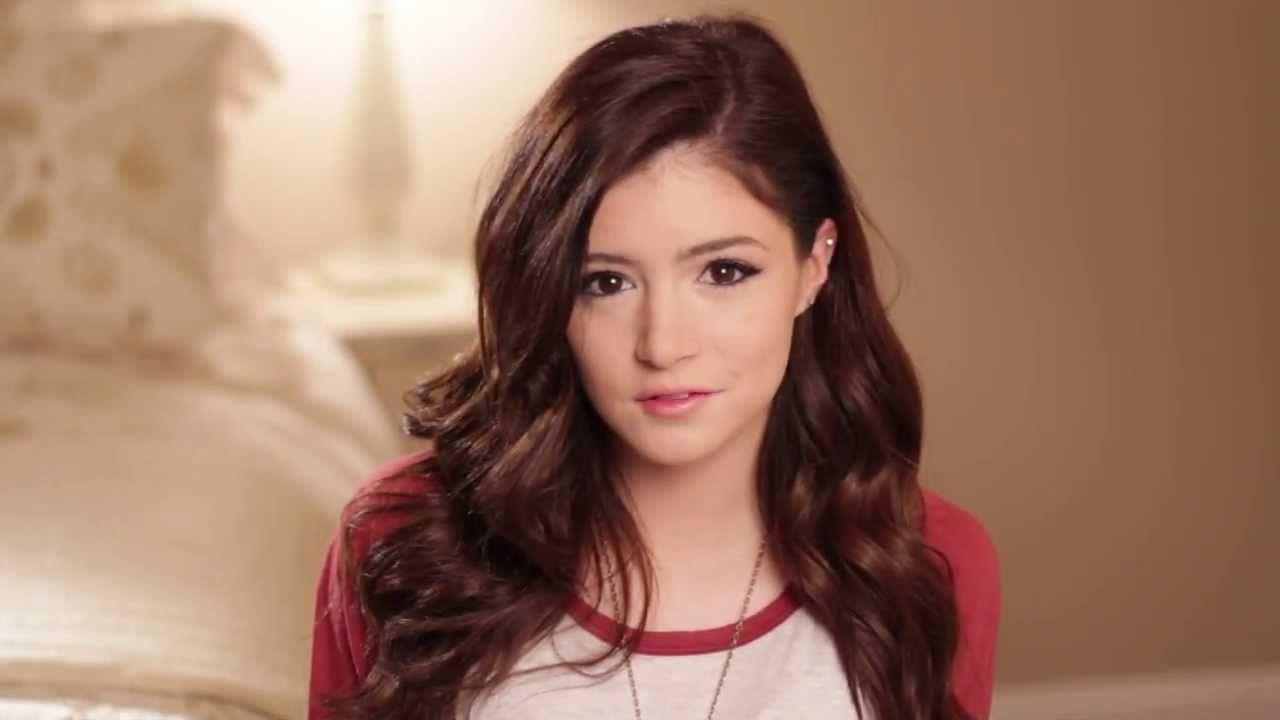
#> input picture images/Chrissy.jpg, 1280 x 720 px; the run also reads 5 pictures not shown here
$ jupyter execute --allow-errors Cheat_Sheet.ipynb   (older library calls are emulated)
#> lines starting #> are read from the running program, lines starting #| are printed output that depends on the picture
# <font color=orange>Image operations using open cv</font>

[cell 1]
#siddo enviornment used Nutella PS : dont judge i love Chrissy she's bae
#https://opencv-python-tutroals.readthedocs.io/en/latest/py_tutorials/py_tutorials.html
import sys
import os
import cv2
import numpy as np
from matplotlib import pyplot as plt

# <font color=Orange>Greyscale</font>

[cell 2]
input = cv2.imread("./images/Chrissy.jpg")
#> input is the input picture: shape (720, 1280, 3); mean B, G, R 98.7, 117.4, 155.6
plt.axis("off")
plt.imshow(cv2.cvtColor(input, cv2.COLOR_BGR2RGB))
plt.show()
#cv2.imshow('Chrissy ', input)
#cv2.waitKey()

#g_input = cv2.cvtColor(input, cv2.COLOR_BGR2GRAY)
g_input = cv2.imread("./images/Chrissy.jpg", 0)

#cv2.imshow('Chrissy Grey', g_input)

#cv2.waitKey()
#cv2.destroyAllWindows()
plt.axis("off")
plt.imshow(cv2.cvtColor(g_input, cv2.COLOR_BGR2RGB))
plt.show()

# <font color=Orange>Hue Saturation Value</font>

[cell 3]
h_input = cv2.cvtColor(input, cv2.COLOR_BGR2HSV)
#> h_input: shape (720, 1280, 3); mean H, S, V 20.6, 106.3, 155.6
cv2.imshow('Chrissy hsv', h_input)
cv2.imshow('Hue', h_input[:,:,0])
cv2.imshow('Saturation', h_input[:,:,1])
cv2.imshow('Value', h_input[:,:,2])
cv2.waitKey()
cv2.destroyAllWindows()

# <font color=Orange>Blue Green Red with splitting</font>

[cell 4]
B, G, R = cv2.split(input)# <font color=Orange>Image Resizing</font>

#cv2.imshow('Red', R)
#cv2.imshow('Green', G)
#cv2.imshow('Blue', B)
plt.axis("off")
plt.imshow(cv2.cvtColor(R, cv2.COLOR_BGR2RGB))
plt.show()
plt.axis("off")
plt.imshow(cv2.cvtColor(G, cv2.COLOR_BGR2RGB))
plt.show()
plt.axis("off")
plt.imshow(cv2.cvtColor(B, cv2.COLOR_BGR2RGB))
plt.show()

#cv2.waitKey()
#cv2.destroyAllWindows()

# <font color=Orange>B G R Merging</font>

[cell 5]
merged = cv2.merge([B,G,R])
cv2.imshow('Merged', merged)

cv2.waitKey()
cv2.destroyAllWindows()

# <font color=Orange>B G R Amplification</font>

[cell 6]
amplify = cv2.merge([B+50,G,R])
#cv2.imshow('Amplify', amplify)
plt.axis("off")
plt.imshow(cv2.cvtColor(amplify, cv2.COLOR_BGR2RGB))
plt.show()
#cv2.waitKey()
#cv2.destroyAllWindows()

# <font color=Orange>Seprating the channels individually</font>

[cell 7]
zeros = np.zeros(input.shape[:2], dtype = 'uint8')
cv2.imshow("Red",cv2.merge([zeros,zeros,R]))
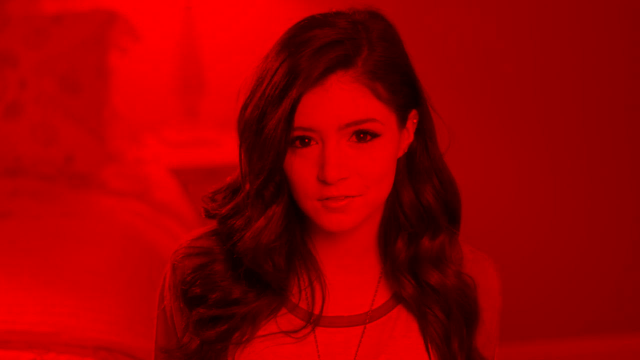
#> window 'Red': shape (720, 1280, 3) (shown at 1/2 size); mean B, G, R 0, 0, 155.6
cv2.imshow("Green",cv2.merge([zeros,G,zeros]))
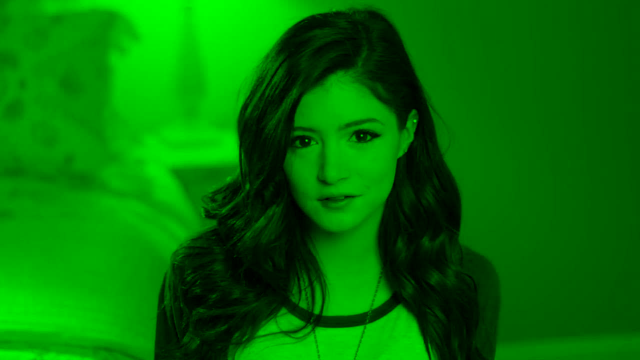
#> window 'Green': shape (720, 1280, 3) (shown at 1/2 size); mean B, G, R 0, 117.4, 0
cv2.imshow("Blue",cv2.merge([B,zeros,zeros]))
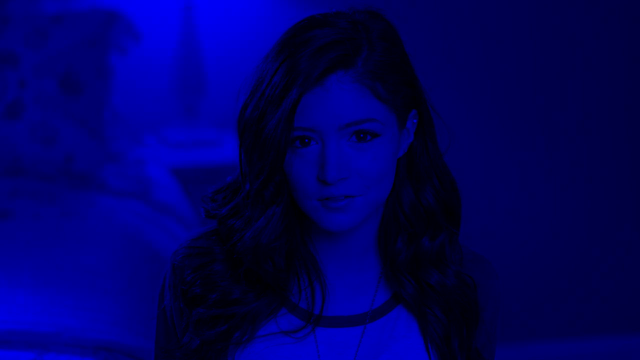
#> window 'Blue': shape (720, 1280, 3) (shown at 1/2 size); mean B, G, R 98.7, 0, 0

cv2.waitKey()
cv2.destroyAllWindows()

# <font color=Orange>Visualizing the components using plots</font>

[cell 8]
histogram = cv2.calcHist([input],[0], None,[256],[0,256])
#> histogram = 256 values, max 22856 at index 70, min 2 at index 253, mean 3600
plt.hist(input.ravel(), 256,[0,256])
plt.show()

[cell 9]
color = ('b','g','r')
for i, col in enumerate(color):
    histogram = cv2.calcHist([input], [i], None, [256], [0, 256])
    plt.plot(histogram, color =  col)
    plt.xlim([0,256])
plt.show
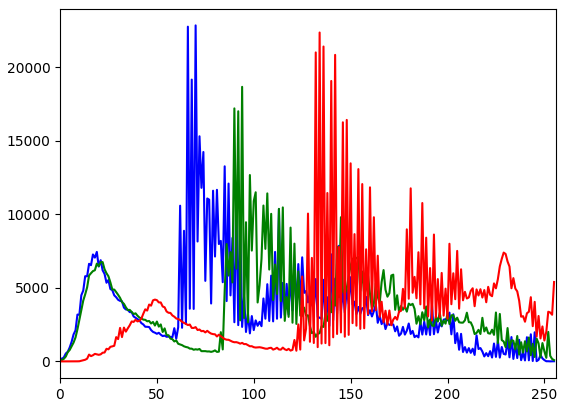
#> figure drawn by matplotlib, 1 panel; curve peaks at x = 70, y = 22856; curve peaks at x = 94, y = 18677; curve peaks at x = 134, y = 22372

# <font color=Orange>Creating blank image</font>

[cell 10]
image =  np.zeros((720,720,3), np.uint8)
gimage =  np.zeros((720,720), np.uint8)

cv2.imshow("BGR",image)
cv2.imshow("Grey Scale",gimage)

cv2.waitKey(0)
cv2.destroyAllWindows()

# <font color=Orange>Draw a line over image</font>

[cell 11]
image =  np.zeros((720,720,3), np.uint8)
cv2.line(image, (0,0),(500,720), (157,229,16), 5)
cv2.line(image, (720,720),(500,0), (157,229,16), 5)
#here (0,0) is the origin
#(500,50) is the the end
#(157,229,16) is the BGR value of the line
#5 is the thickness in pixels
plt.axis("off")
plt.imshow(cv2.cvtColor(image, cv2.COLOR_BGR2RGB))
plt.show()
#cv2.imshow("line",image)
#cv2.waitKey(0)
#cv2.destroyAllWindows()

# <font color=Orange>Draw a rectangle over image</font>

[cell 12]
image =  np.zeros((720,720,3), np.uint8)
cv2.rectangle(image, (100,100), (300,200), (157,229,16), 5)
#use -1 to fill images
cv2.rectangle(image, (500,500), (600,600), (157,229,16), -1)
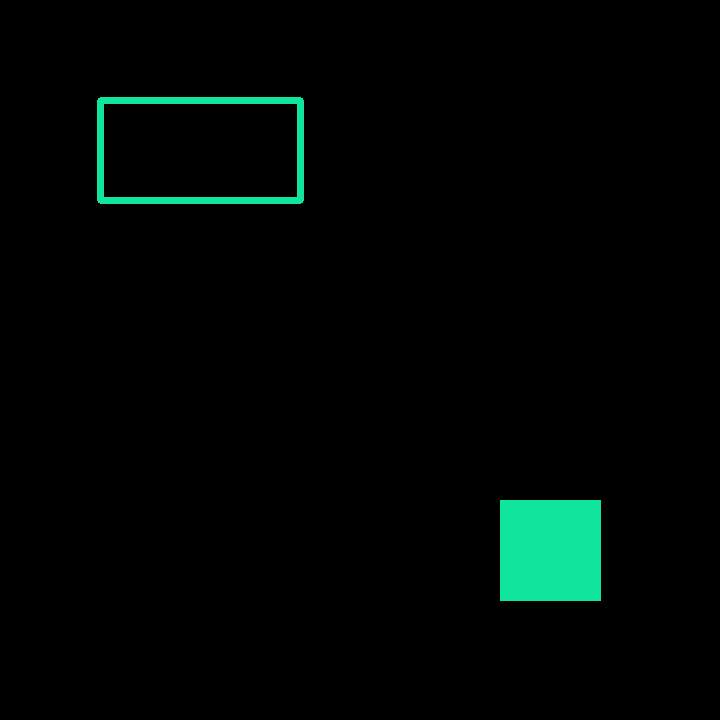
#> image: shape (720, 720, 3); mean of channels 0, 1, 2 4.4, 6.4, 0.4; drawn as B, G, R
plt.axis("off")
plt.imshow(cv2.cvtColor(image, cv2.COLOR_BGR2RGB))
plt.show()
#> (the rest of the program and of its run is left out)
